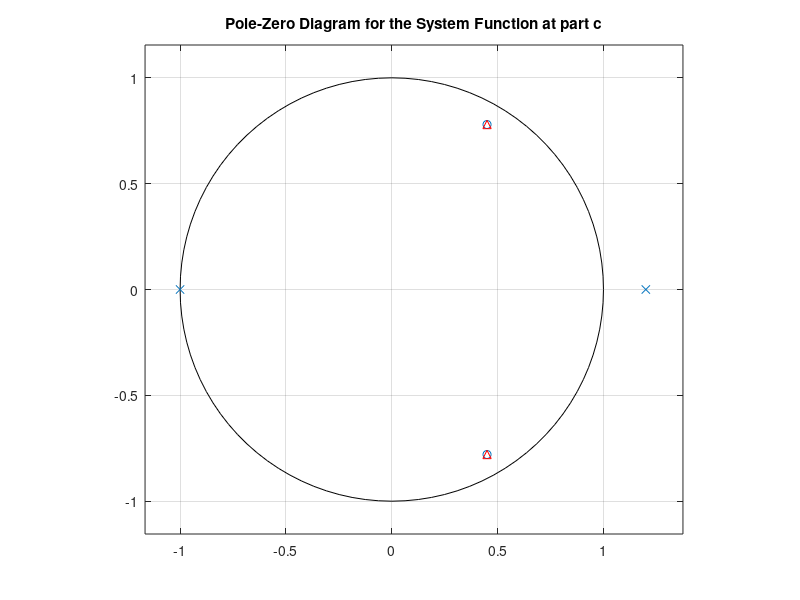

MATLAB code to generate this figure:
%% Q9a
x_1=[ 1 3 -4]
x_2=[-1 2 -3 1 7]
x_k=conv(x_1,x_2)

x_z=filt([0 x_k] , [1])

%% Q9b

a= [1 -3 4];
b= [1 -1 1 -1];
[r,p,k]=residuez(a , b);
[rsize1,rsize2]=size(r);

i=1;
fprintf('The inverse z-transform of given function is:\n')
while i<(rsize1+1)
   fprintf('x[%i]= %f (%f)^(n)\n',i, r(i),p(i));
   i=i+1;
end

%% Q9c

a_c= [1 -0.2 -1.2 ]
b_c= [1 -0.9 0.81]
[r_c,p_c,k_c]=residuez(a_c , b_c)


zplane(b_c,a_c)
hold on
plot(p_c,'^r')
title("Pole-Zero Diagram for the System Function at part c")
hold off

